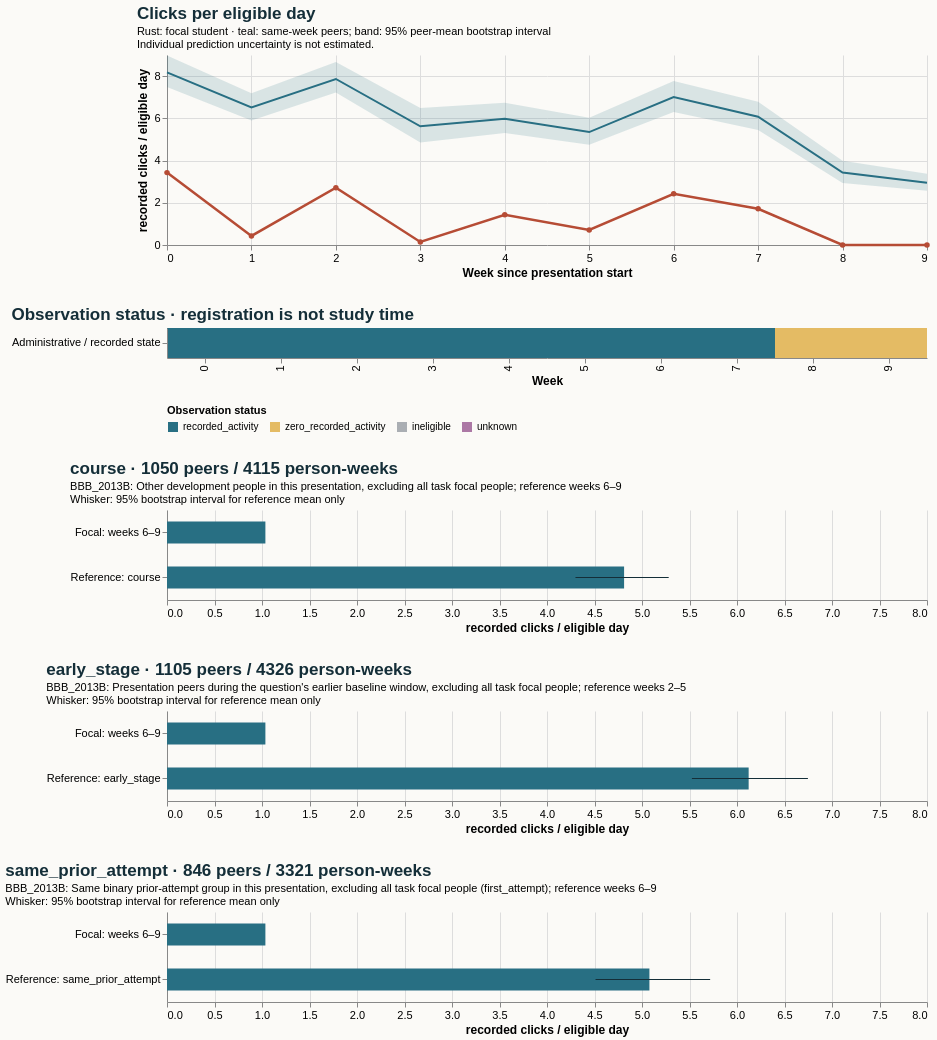

Describe this chart as a Vega-Lite specification.
### Vega-Lite specification from a JSON file in a GitHub repository (floating-point values rounded to 4 significant figures)
{"$schema": "https://vega.github.io/schema/vega-lite/v5.20.1.json", "config": {"axis": {"labelFontSize": 11, "titleFontSize": 12}, "background": "#fbfaf7", "font": "sans-serif", "title": {"anchor": "start", "color": "#142e38", "fontSize": 17, "subtitleFontSize": 11}, "view": {"continuousHeight": 300, "continuousWidth": 300, "stroke": null}}, "datasets": {"data-1a28e0546881d01023d90372ef5098d6": [{"eligible_days": 7.0, "end_day": 6, "logging_completeness": "unknown", "observation_status": "recorded_activity", "row": "Administrative / recorded state", "score_status": "withheld_release_time_unknown", "start_day": 0, "value": 3.429, "week": 0}, {"eligible_days": 7.0, "end_day": 13, "logging_completeness": "unknown", "observation_status": "recorded_activity", "row": "Administrative / recorded state", "score_status": "withheld_release_time_unknown", "start_day": 7, "value": 0.4286, "week": 1}, {"eligible_days": 7.0, "end_day": 20, "logging_completeness": "unknown", "observation_status": "recorded_activity", "row": "Administrative / recorded state", "score_status": "withheld_release_time_unknown", "start_day": 14, "value": 2.714, "week": 2}, {"eligible_days": 7.0, "end_day": 27, "logging_completeness": "unknown", "observation_status": "recorded_activity", "row": "Administrative / recorded state", "score_status": "withheld_release_time_unknown", "start_day": 21, "value": 0.1429, "week": 3}, {"eligible_days": 7.0, "end_day": 34, "logging_completeness": "unknown", "observation_status": "recorded_activity", "row": "Administrative / recorded state", "score_status": "withheld_release_time_unknown", "start_day": 28, "value": 1.429, "week": 4}, {"eligible_days": 7.0, "end_day": 41, "logging_completeness": "unknown", "observation_status": "recorded_activity", "row": "Administrative / recorded state", "score_status": "withheld_release_time_unknown", "start_day": 35, "value": 0.7143, "week": 5}, {"eligible_days": 7.0, "end_day": 48, "logging_completeness": "unknown", "observation_status": "recorded_activity", "row": "Administrative / recorded state", "score_status": "withheld_release_time_unknown", "start_day": 42, "value": 2.429, "week": 6}, {"eligible_days": 7.0, "end_day": 55, "logging_completeness": "unknown", "observation_status": "recorded_activity", "row": "Administrative / recorded state", "score_status": "withheld_release_time_unknown", "start_day": 49, "value": 1.714, "week": 7}, {"eligible_days": 7.0, "end_day": 62, "logging_completeness": "unknown", "observation_status": "zero_recorded_activity", "row": "Administrative / recorded state", "score_status": "withheld_release_time_unknown", "start_day": 56, "value": 0.0, "week": 8}, {"eligible_days": 7.0, "end_day": 69, "logging_completeness": "unknown", "observation_status": "zero_recorded_activity", "row": "Administrative / recorded state", "score_status": "withheld_release_time_unknown", "start_day": 63, "value": 0.0, "week": 9}], "data-1c6592b31ef2c541ae21d42d5a80f9ba": [{"hi": null, "lo": null, "series": "Focal: weeks 6–9", "value": 1.036}, {"hi": 5.281, "lo": 4.3, "series": "Reference: course", "value": 4.811}], "data-2d40645d48390fad166a9c337a62aab4": [{"hi": null, "lo": null, "series": "Focal: weeks 6–9", "value": 1.036}, {"hi": 6.746, "lo": 5.525, "series": "Reference: early_stage", "value": 6.123}], "data-7e5797e3c5dfaf12940f5c83f916dd90": [{"end_day": 6, "focal_value": 3.429, "peer_ci_high": 8.974, "peer_ci_low": 7.48, "peer_mean": 8.174, "peer_observations": 1127, "peer_people": 1127, "reference": "course", "unit": "recorded clicks / eligible day", "week": 0}, {"end_day": 13, "focal_value": 0.4286, "peer_ci_high": 7.19, "peer_ci_low": 5.892, "peer_mean": 6.521, "peer_observations": 1121, "peer_people": 1121, "reference": "course", "unit": "recorded clicks / eligible day", "week": 1}, {"end_day": 20, "focal_value": 2.714, "peer_ci_high": 8.667, "peer_ci_low": 7.218, "peer_mean": 7.865, "peer_observations": 1105, "peer_people": 1105, "reference": "course", "unit": "recorded clicks / eligible day", "week": 2}, {"end_day": 27, "focal_value": 0.1429, "peer_ci_high": 6.484, "peer_ci_low": 4.85, "peer_mean": 5.625, "peer_observations": 1098, "peer_people": 1098, "reference": "course", "unit": "recorded clicks / eligible day", "week": 3}, {"end_day": 34, "focal_value": 1.429, "peer_ci_high": 6.744, "peer_ci_low": 5.31, "peer_mean": 5.982, "peer_observations": 1065, "peer_people": 1065, "reference": "course", "unit": "recorded clicks / eligible day", "week": 4}, {"end_day": 41, "focal_value": 0.7143, "peer_ci_high": 6.032, "peer_ci_low": 4.753, "peer_mean": 5.35, "peer_observations": 1058, "peer_people": 1058, "reference": "course", "unit": "recorded clicks / eligible day", "week": 5}, {"end_day": 48, "focal_value": 2.429, "peer_ci_high": 7.765, "peer_ci_low": 6.294, "peer_mean": 7.012, "peer_observations": 1050, "peer_people": 1050, "reference": "course", "unit": "recorded clicks / eligible day", "week": 6}, {"end_day": 55, "focal_value": 1.714, "peer_ci_high": 6.782, "peer_ci_low": 5.443, "peer_mean": 6.076, "peer_observations": 1034, "peer_people": 1034, "reference": "course", "unit": "recorded clicks / eligible day", "week": 7}, {"end_day": 62, "focal_value": 0.0, "peer_ci_high": 3.987, "peer_ci_low": 2.937, "peer_mean": 3.431, "peer_observations": 1024, "peer_people": 1024, "reference": "course", "unit": "recorded clicks / eligible day", "week": 8}, {"end_day": 69, "focal_value": 0.0, "peer_ci_high": 3.376, "peer_ci_low": 2.568, "peer_mean": 2.953, "peer_observations": 1007, "peer_people": 1007, "reference": "course", "unit": "recorded clicks / eligible day", "week": 9}], "data-f080c767cdb6486ec920e58e752d49cb": [{"hi": null, "lo": null, "series": "Focal: weeks 6–9", "value": 1.036}, {"hi": 5.717, "lo": 4.511, "series": "Reference: same_prior_attempt", "value": 5.078}]}, "resolve": {"scale": {"color": "independent"}}, "spacing": 28, "vconcat": [{"data": {"name": "data-7e5797e3c5dfaf12940f5c83f916dd90"}, "height": 190, "layer": [{"encoding": {"x": {"axis": {"tickMinStep": 1}, "field": "week", "title": "Week since presentation start", "type": "quantitative"}, "y": {"field": "peer_ci_low", "scale": {"zero": true}, "title": "recorded clicks / eligible day", "type": "quantitative"}, "y2": {"field": "peer_ci_high"}}, "mark": {"color": "#286f83", "opacity": 0.16, "type": "area"}}, {"encoding": {"tooltip": [{"field": "week", "type": "quantitative"}, {"field": "peer_mean", "type": "quantitative"}, {"field": "peer_people", "type": "quantitative"}, {"field": "peer_observations", "type": "quantitative"}], "x": {"field": "week", "type": "quantitative"}, "y": {"field": "peer_mean", "type": "quantitative"}}, "mark": {"color": "#286f83", "strokeWidth": 2, "type": "line"}}, {"encoding": {"tooltip": [{"field": "week", "type": "quantitative"}, {"field": "focal_value", "type": "quantitative"}], "x": {"field": "week", "type": "quantitative"}, "y": {"field": "focal_value", "type": "quantitative"}}, "mark": {"color": "#b64c35", "point": {"color": "#b64c35"}, "strokeWidth": 2.5, "type": "line"}}], "title": {"subtitle": ["Rust: focal student · teal: same-week peers; band: 95% peer-mean bootstrap interval", "Individual prediction uncertainty is not estimated."], "text": "Clicks per eligible day"}, "width": 760}, {"data": {"name": "data-1a28e0546881d01023d90372ef5098d6"}, "encoding": {"color": {"field": "observation_status", "legend": {"labelLimit": 260, "orient": "bottom"}, "scale": {"domain": ["recorded_activity", "zero_recorded_activity", "ineligible", "unknown"], "range": ["#286f83", "#e4bb64", "#aaaeb3", "#ac78a5"]}, "title": "Observation status", "type": "nominal"}, "tooltip": [{"field": "week", "type": "quantitative"}, {"field": "eligible_days", "type": "quantitative"}, {"field": "observation_status", "type": "nominal"}, {"field": "logging_completeness", "type": "nominal"}], "x": {"field": "week", "title": "Week", "type": "ordinal"}, "y": {"field": "row", "title": null, "type": "nominal"}}, "height": 30, "mark": {"type": "rect"}, "title": "Observation status · registration is not study time", "width": 760}, {"data": {"name": "data-1c6592b31ef2c541ae21d42d5a80f9ba"}, "height": 90, "layer": [{"encoding": {"x": {"field": "value", "scale": {"domain": [0, 7.084], "zero": true}, "title": "recorded clicks / eligible day", "type": "quantitative"}, "y": {"field": "series", "sort": null, "title": null, "type": "nominal"}}, "mark": {"color": "#286f83", "size": 22, "type": "bar"}}, {"encoding": {"x": {"field": "lo", "type": "quantitative"}, "x2": {"field": "hi"}, "y": {"field": "series", "sort": null, "title": null, "type": "nominal"}}, "mark": {"color": "#142e38", "type": "rule"}}], "title": {"subtitle": ["BBB_2013B: Other development people in this presentation, excluding all task focal people; reference weeks 6–9", "Whisker: 95% bootstrap interval for reference mean only"], "text": "course · 1050 peers / 4115 person-weeks"}, "width": 760}, {"data": {"name": "data-2d40645d48390fad166a9c337a62aab4"}, "height": 90, "layer": [{"encoding": {"x": {"field": "value", "scale": {"domain": [0, 7.084], "zero": true}, "title": "recorded clicks / eligible day", "type": "quantitative"}, "y": {"field": "series", "sort": null, "title": null, "type": "nominal"}}, "mark": {"color": "#286f83", "size": 22, "type": "bar"}}, {"encoding": {"x": {"field": "lo", "type": "quantitative"}, "x2": {"field": "hi"}, "y": {"field": "series", "sort": null, "title": null, "type": "nominal"}}, "mark": {"color": "#142e38", "type": "rule"}}], "title": {"subtitle": ["BBB_2013B: Presentation peers during the question's earlier baseline window, excluding all task focal people; reference weeks 2–5", "Whisker: 95% bootstrap interval for reference mean only"], "text": "early_stage · 1105 peers / 4326 person-weeks"}, "width": 760}, {"data": {"name": "data-f080c767cdb6486ec920e58e752d49cb"}, "height": 90, "layer": [{"encoding": {"x": {"field": "value", "scale": {"domain": [0, 7.084], "zero": true}, "title": "recorded clicks / eligible day", "type": "quantitative"}, "y": {"field": "series", "sort": null, "title": null, "type": "nominal"}}, "mark": {"color": "#286f83", "size": 22, "type": "bar"}}, {"encoding": {"x": {"field": "lo", "type": "quantitative"}, "x2": {"field": "hi"}, "y": {"field": "series", "sort": null, "title": null, "type": "nominal"}}, "mark": {"color": "#142e38", "type": "rule"}}], "title": {"subtitle": ["BBB_2013B: Same binary prior-attempt group in this presentation, excluding all task focal people (first_attempt); reference weeks 6–9", "Whisker: 95% bootstrap interval for reference mean only"], "text": "same_prior_attempt · 846 peers / 3321 person-weeks"}, "width": 760}]}
